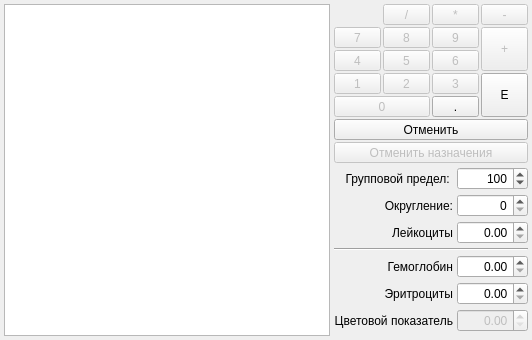
<?xml version="1.0" encoding="UTF-8"?>
<ui version="4.0">
 <class>CalculatorWidget</class>
 <widget class="QWidget" name="CalculatorWidget">
  <property name="geometry">
   <rect>
    <x>0</x>
    <y>0</y>
    <width>532</width>
    <height>315</height>
   </rect>
  </property>
  <property name="windowTitle">
   <string>Form</string>
  </property>
  <layout class="QGridLayout" name="gridLayout_2">
   <property name="margin">
    <number>4</number>
   </property>
   <property name="spacing">
    <number>4</number>
   </property>
   <item row="5" column="2">
    <widget class="QDoubleSpinBox" name="edtGG">
     <property name="alignment">
      <set>Qt::AlignRight|Qt::AlignTrailing|Qt::AlignVCenter</set>
     </property>
     <property name="maximum">
      <double>9999.989999999999782</double>
     </property>
    </widget>
   </item>
   <item row="7" column="1">
    <widget class="QLabel" name="lblCI">
     <property name="enabled">
      <bool>true</bool>
     </property>
     <property name="text">
      <string>Цветовой показатель</string>
     </property>
     <property name="alignment">
      <set>Qt::AlignRight|Qt::AlignTrailing|Qt::AlignVCenter</set>
     </property>
    </widget>
   </item>
   <item row="6" column="1">
    <widget class="QLabel" name="lblEE">
     <property name="text">
      <string>Эритроциты</string>
     </property>
     <property name="alignment">
      <set>Qt::AlignRight|Qt::AlignTrailing|Qt::AlignVCenter</set>
     </property>
    </widget>
   </item>
   <item row="7" column="2">
    <widget class="QDoubleSpinBox" name="edtCI">
     <property name="enabled">
      <bool>false</bool>
     </property>
     <property name="alignment">
      <set>Qt::AlignRight|Qt::AlignTrailing|Qt::AlignVCenter</set>
     </property>
     <property name="minimum">
      <double>0.000000000000000</double>
     </property>
     <property name="maximum">
      <double>10.000000000000000</double>
     </property>
     <property name="singleStep">
      <double>0.100000000000000</double>
     </property>
     <property name="value">
      <double>0.000000000000000</double>
     </property>
    </widget>
   </item>
   <item row="6" column="2">
    <widget class="QDoubleSpinBox" name="edtEE">
     <property name="alignment">
      <set>Qt::AlignRight|Qt::AlignTrailing|Qt::AlignVCenter</set>
     </property>
     <property name="maximum">
      <double>9999.989999999999782</double>
     </property>
    </widget>
   </item>
   <item row="1" column="1">
    <widget class="QLabel" name="lblMaxGroupValue">
     <property name="text">
      <string>Групповой предел: </string>
     </property>
     <property name="alignment">
      <set>Qt::AlignRight|Qt::AlignTrailing|Qt::AlignVCenter</set>
     </property>
     <property name="buddy">
      <cstring>edtMaxGroupValue</cstring>
     </property>
    </widget>
   </item>
   <item row="0" column="0" rowspan="9">
    <widget class="CLaboratoryCalculatorTableView" name="tableView">
     <property name="sizePolicy">
      <sizepolicy hsizetype="Expanding" vsizetype="Expanding">
       <horstretch>0</horstretch>
       <verstretch>0</verstretch>
      </sizepolicy>
     </property>
    </widget>
   </item>
   <item row="8" column="1">
    <spacer name="verticalSpacer">
     <property name="orientation">
      <enum>Qt::Vertical</enum>
     </property>
     <property name="sizeHint" stdset="0">
      <size>
       <width>20</width>
       <height>40</height>
      </size>
     </property>
    </spacer>
   </item>
   <item row="1" column="2">
    <widget class="CMaxGroupValueSpinBox" name="edtMaxGroupValue">
     <property name="sizePolicy">
      <sizepolicy hsizetype="Preferred" vsizetype="Fixed">
       <horstretch>0</horstretch>
       <verstretch>0</verstretch>
      </sizepolicy>
     </property>
     <property name="alignment">
      <set>Qt::AlignRight|Qt::AlignTrailing|Qt::AlignVCenter</set>
     </property>
     <property name="maximum">
      <number>9999999</number>
     </property>
     <property name="value">
      <number>100</number>
     </property>
    </widget>
   </item>
   <item row="0" column="1" colspan="2">
    <widget class="QWidget" name="pnlButtons" native="true">
     <property name="sizePolicy">
      <sizepolicy hsizetype="Minimum" vsizetype="Preferred">
       <horstretch>0</horstretch>
       <verstretch>0</verstretch>
      </sizepolicy>
     </property>
     <layout class="QGridLayout" name="gridLayout">
      <property name="margin">
       <number>0</number>
      </property>
      <property name="spacing">
       <number>2</number>
      </property>
      <item row="1" column="3" rowspan="2">
       <widget class="CControlButton" name="btnPlus">
        <property name="enabled">
         <bool>false</bool>
        </property>
        <property name="sizePolicy">
         <sizepolicy hsizetype="MinimumExpanding" vsizetype="Expanding">
          <horstretch>0</horstretch>
          <verstretch>0</verstretch>
         </sizepolicy>
        </property>
        <property name="text">
         <string>+</string>
        </property>
        <property name="shortcut">
         <string>+</string>
        </property>
       </widget>
      </item>
      <item row="2" column="2">
       <widget class="CControlButton" name="btnSix">
        <property name="enabled">
         <bool>false</bool>
        </property>
        <property name="sizePolicy">
         <sizepolicy hsizetype="MinimumExpanding" vsizetype="Fixed">
          <horstretch>0</horstretch>
          <verstretch>0</verstretch>
         </sizepolicy>
        </property>
        <property name="text">
         <string>6</string>
        </property>
        <property name="shortcut">
         <string>6</string>
        </property>
       </widget>
      </item>
      <item row="1" column="1">
       <widget class="CControlButton" name="btnEight">
        <property name="enabled">
         <bool>false</bool>
        </property>
        <property name="sizePolicy">
         <sizepolicy hsizetype="MinimumExpanding" vsizetype="Fixed">
          <horstretch>0</horstretch>
          <verstretch>0</verstretch>
         </sizepolicy>
        </property>
        <property name="text">
         <string>8</string>
        </property>
        <property name="shortcut">
         <string>8</string>
        </property>
       </widget>
      </item>
      <item row="1" column="0">
       <widget class="CControlButton" name="btnSeven">
        <property name="enabled">
         <bool>false</bool>
        </property>
        <property name="sizePolicy">
         <sizepolicy hsizetype="MinimumExpanding" vsizetype="Fixed">
          <horstretch>0</horstretch>
          <verstretch>0</verstretch>
         </sizepolicy>
        </property>
        <property name="text">
         <string>7</string>
        </property>
        <property name="shortcut">
         <string>7</string>
        </property>
       </widget>
      </item>
      <item row="3" column="2">
       <widget class="CControlButton" name="btnThree">
        <property name="enabled">
         <bool>false</bool>
        </property>
        <property name="sizePolicy">
         <sizepolicy hsizetype="MinimumExpanding" vsizetype="Fixed">
          <horstretch>0</horstretch>
          <verstretch>0</verstretch>
         </sizepolicy>
        </property>
        <property name="text">
         <string>3</string>
        </property>
        <property name="shortcut">
         <string>3</string>
        </property>
       </widget>
      </item>
      <item row="3" column="1">
       <widget class="CControlButton" name="btnTwo">
        <property name="enabled">
         <bool>false</bool>
        </property>
        <property name="sizePolicy">
         <sizepolicy hsizetype="MinimumExpanding" vsizetype="Fixed">
          <horstretch>0</horstretch>
          <verstretch>0</verstretch>
         </sizepolicy>
        </property>
        <property name="text">
         <string>2</string>
        </property>
        <property name="shortcut">
         <string>2</string>
        </property>
       </widget>
      </item>
      <item row="1" column="2">
       <widget class="CControlButton" name="btnNine">
        <property name="enabled">
         <bool>false</bool>
        </property>
        <property name="sizePolicy">
         <sizepolicy hsizetype="MinimumExpanding" vsizetype="Fixed">
          <horstretch>0</horstretch>
          <verstretch>0</verstretch>
         </sizepolicy>
        </property>
        <property name="text">
         <string>9</string>
        </property>
        <property name="shortcut">
         <string>9</string>
        </property>
       </widget>
      </item>
      <item row="2" column="0">
       <widget class="CControlButton" name="btnFour">
        <property name="enabled">
         <bool>false</bool>
        </property>
        <property name="sizePolicy">
         <sizepolicy hsizetype="MinimumExpanding" vsizetype="Fixed">
          <horstretch>0</horstretch>
          <verstretch>0</verstretch>
         </sizepolicy>
        </property>
        <property name="text">
         <string>4</string>
        </property>
        <property name="shortcut">
         <string>4</string>
        </property>
       </widget>
      </item>
      <item row="3" column="0">
       <widget class="CControlButton" name="btnOne">
        <property name="enabled">
         <bool>false</bool>
        </property>
        <property name="sizePolicy">
         <sizepolicy hsizetype="MinimumExpanding" vsizetype="Fixed">
          <horstretch>0</horstretch>
          <verstretch>0</verstretch>
         </sizepolicy>
        </property>
        <property name="text">
         <string>1</string>
        </property>
        <property name="shortcut">
         <string>1</string>
        </property>
       </widget>
      </item>
      <item row="2" column="1">
       <widget class="CControlButton" name="btnFive">
        <property name="enabled">
         <bool>false</bool>
        </property>
        <property name="sizePolicy">
         <sizepolicy hsizetype="MinimumExpanding" vsizetype="Fixed">
          <horstretch>0</horstretch>
          <verstretch>0</verstretch>
         </sizepolicy>
        </property>
        <property name="text">
         <string>5</string>
        </property>
        <property name="shortcut">
         <string>5</string>
        </property>
       </widget>
      </item>
      <item row="4" column="0" colspan="2">
       <widget class="CControlButton" name="btnZero">
        <property name="enabled">
         <bool>false</bool>
        </property>
        <property name="sizePolicy">
         <sizepolicy hsizetype="MinimumExpanding" vsizetype="Fixed">
          <horstretch>0</horstretch>
          <verstretch>0</verstretch>
         </sizepolicy>
        </property>
        <property name="text">
         <string>0</string>
        </property>
        <property name="shortcut">
         <string>0</string>
        </property>
        <property name="toolButtonStyle">
         <enum>Qt::ToolButtonIconOnly</enum>
        </property>
        <property name="autoRaise">
         <bool>false</bool>
        </property>
        <property name="arrowType">
         <enum>Qt::NoArrow</enum>
        </property>
       </widget>
      </item>
      <item row="4" column="2">
       <widget class="QToolButton" name="btnReset">
        <property name="enabled">
         <bool>true</bool>
        </property>
        <property name="sizePolicy">
         <sizepolicy hsizetype="MinimumExpanding" vsizetype="Fixed">
          <horstretch>0</horstretch>
          <verstretch>0</verstretch>
         </sizepolicy>
        </property>
        <property name="text">
         <string>.</string>
        </property>
        <property name="shortcut">
         <string>.</string>
        </property>
       </widget>
      </item>
      <item row="0" column="1">
       <widget class="CControlButton" name="btnDiv">
        <property name="enabled">
         <bool>false</bool>
        </property>
        <property name="sizePolicy">
         <sizepolicy hsizetype="MinimumExpanding" vsizetype="Fixed">
          <horstretch>0</horstretch>
          <verstretch>0</verstretch>
         </sizepolicy>
        </property>
        <property name="text">
         <string>/</string>
        </property>
        <property name="shortcut">
         <string>/</string>
        </property>
       </widget>
      </item>
      <item row="0" column="2">
       <widget class="CControlButton" name="btnMultiply">
        <property name="enabled">
         <bool>false</bool>
        </property>
        <property name="sizePolicy">
         <sizepolicy hsizetype="MinimumExpanding" vsizetype="Fixed">
          <horstretch>0</horstretch>
          <verstretch>0</verstretch>
         </sizepolicy>
        </property>
        <property name="text">
         <string>*</string>
        </property>
        <property name="shortcut">
         <string>*</string>
        </property>
       </widget>
      </item>
      <item row="0" column="3">
       <widget class="CControlButton" name="btnMinus">
        <property name="enabled">
         <bool>false</bool>
        </property>
        <property name="sizePolicy">
         <sizepolicy hsizetype="MinimumExpanding" vsizetype="Fixed">
          <horstretch>0</horstretch>
          <verstretch>0</verstretch>
         </sizepolicy>
        </property>
        <property name="text">
         <string>-</string>
        </property>
        <property name="shortcut">
         <string>-</string>
        </property>
       </widget>
      </item>
      <item row="3" column="3" rowspan="2">
       <widget class="QToolButton" name="btnEnter">
        <property name="sizePolicy">
         <sizepolicy hsizetype="MinimumExpanding" vsizetype="Preferred">
          <horstretch>0</horstretch>
          <verstretch>0</verstretch>
         </sizepolicy>
        </property>
        <property name="text">
         <string>E</string>
        </property>
        <property name="shortcut">
         <string>Enter</string>
        </property>
       </widget>
      </item>
      <item row="6" column="0" colspan="4">
       <widget class="QToolButton" name="btnCancel">
        <property name="sizePolicy">
         <sizepolicy hsizetype="MinimumExpanding" vsizetype="Fixed">
          <horstretch>0</horstretch>
          <verstretch>0</verstretch>
         </sizepolicy>
        </property>
        <property name="text">
         <string>Отменить</string>
        </property>
        <property name="shortcut">
         <string>Backspace</string>
        </property>
       </widget>
      </item>
      <item row="7" column="0" colspan="4">
       <widget class="QToolButton" name="btnResetAdditional">
        <property name="enabled">
         <bool>false</bool>
        </property>
        <property name="sizePolicy">
         <sizepolicy hsizetype="MinimumExpanding" vsizetype="Fixed">
          <horstretch>0</horstretch>
          <verstretch>0</verstretch>
         </sizepolicy>
        </property>
        <property name="text">
         <string>Отменить назначения</string>
        </property>
       </widget>
      </item>
     </layout>
    </widget>
   </item>
   <item row="2" column="1">
    <widget class="QLabel" name="lblRounding">
     <property name="text">
      <string>Округление:</string>
     </property>
     <property name="alignment">
      <set>Qt::AlignRight|Qt::AlignTrailing|Qt::AlignVCenter</set>
     </property>
     <property name="buddy">
      <cstring>edtRounding</cstring>
     </property>
    </widget>
   </item>
   <item row="2" column="2">
    <widget class="QSpinBox" name="edtRounding">
     <property name="sizePolicy">
      <sizepolicy hsizetype="Preferred" vsizetype="Fixed">
       <horstretch>0</horstretch>
       <verstretch>0</verstretch>
      </sizepolicy>
     </property>
     <property name="alignment">
      <set>Qt::AlignRight|Qt::AlignTrailing|Qt::AlignVCenter</set>
     </property>
     <property name="maximum">
      <number>9</number>
     </property>
    </widget>
   </item>
   <item row="3" column="1">
    <widget class="QLabel" name="lblLeukocytes">
     <property name="text">
      <string>Лейкоциты</string>
     </property>
     <property name="alignment">
      <set>Qt::AlignRight|Qt::AlignTrailing|Qt::AlignVCenter</set>
     </property>
     <property name="buddy">
      <cstring>edtLeukocytes</cstring>
     </property>
    </widget>
   </item>
   <item row="3" column="2">
    <widget class="QDoubleSpinBox" name="edtLeukocytes">
     <property name="alignment">
      <set>Qt::AlignRight|Qt::AlignTrailing|Qt::AlignVCenter</set>
     </property>
     <property name="maximum">
      <double>9999.989999999999782</double>
     </property>
     <property name="singleStep">
      <double>1.000000000000000</double>
     </property>
    </widget>
   </item>
   <item row="5" column="1">
    <widget class="QLabel" name="lblGG">
     <property name="text">
      <string>Гемоглобин</string>
     </property>
     <property name="alignment">
      <set>Qt::AlignRight|Qt::AlignTrailing|Qt::AlignVCenter</set>
     </property>
    </widget>
   </item>
   <item row="4" column="1" colspan="2">
    <widget class="Line" name="line">
     <property name="orientation">
      <enum>Qt::Horizontal</enum>
     </property>
    </widget>
   </item>
  </layout>
 </widget>
 <customwidgets>
  <customwidget>
   <class>CLaboratoryCalculatorTableView</class>
   <extends>QTableView</extends>
   <header>TissueJournal/LaboratoryCalculator/LaboratoryCalculatorTable.h</header>
  </customwidget>
  <customwidget>
   <class>CMaxGroupValueSpinBox</class>
   <extends>QSpinBox</extends>
   <header>TissueJournal/LaboratoryCalculator/Utils.h</header>
  </customwidget>
  <customwidget>
   <class>CControlButton</class>
   <extends>QToolButton</extends>
   <header>TissueJournal/LaboratoryCalculator/Utils.h</header>
  </customwidget>
 </customwidgets>
 <tabstops>
  <tabstop>tableView</tabstop>
  <tabstop>btnDiv</tabstop>
  <tabstop>btnMultiply</tabstop>
  <tabstop>btnMinus</tabstop>
  <tabstop>btnSeven</tabstop>
  <tabstop>btnEight</tabstop>
  <tabstop>btnNine</tabstop>
  <tabstop>btnPlus</tabstop>
  <tabstop>btnFour</tabstop>
  <tabstop>btnFive</tabstop>
  <tabstop>btnSix</tabstop>
  <tabstop>btnOne</tabstop>
  <tabstop>btnTwo</tabstop>
  <tabstop>btnThree</tabstop>
  <tabstop>btnEnter</tabstop>
  <tabstop>btnZero</tabstop>
  <tabstop>btnReset</tabstop>
  <tabstop>btnCancel</tabstop>
  <tabstop>edtMaxGroupValue</tabstop>
 </tabstops>
 <resources/>
 <connections/>
</ui>
